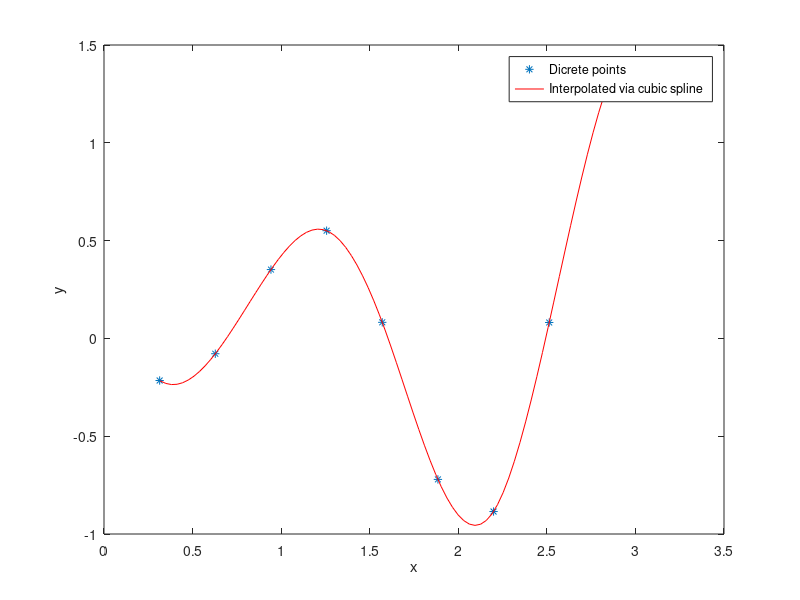

Recreate this plot in MATLAB.
clc
clear all

xi=0;
xf=pi;
h=(xf-xi)/10;

A=[-6.9490    6.9490   0   0   0   0   0   0   0;
    10.1321 -6.9490 6.9490 0 0 0 0 0 0; 
    0 10.1321 -6.9490 6.9490 0 0 0 0 0;
    0 0 10.1321 -6.9490 6.9490 0 0 0 0;  
    0 0 0 10.1321 -6.9490 6.9490 0 0 0;
    0 0 0 0 10.1321 -6.9490 6.9490 0 0;
    0 0 0 0 0 10.1321 -6.9490 6.9490 0;
    0 0 0 0 0 0 10.1321 -6.9490 6.9490
    0 0 0 0 0 0 0 10.1321 -6.9490];   %9*9 matrix
    
b=[cos(h);
    cos(2*h);
    cos(3*h);
    cos(4*h);
    cos(5*h);
    cos(6*h);
    cos(7*h);
    cos(8*h);
    cos(9*h)-6.9490];  % 9*1 matix

Y=A\b;  % solution vector


for i=1:9
    X(1,i)=i*h;
end

plot(X,Y,'*')
hold on
xn=linspace(0,pi);
yn=interp1(X,Y,xn,'spline');
plot(xn,yn,'r')
xlabel('x')
ylabel('y')
legend('Dicrete points','Interpolated via cubic spline ')
